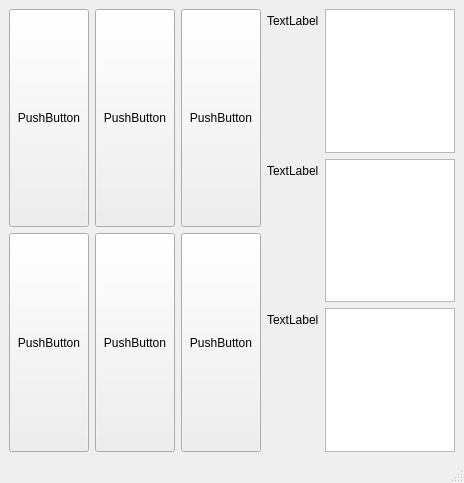
<?xml version="1.0" encoding="UTF-8"?>
<ui version="4.0">
 <class>MainWindow</class>
 <widget class="QMainWindow" name="MainWindow">
  <property name="geometry">
   <rect>
    <x>0</x>
    <y>0</y>
    <width>464</width>
    <height>483</height>
   </rect>
  </property>
  <property name="sizePolicy">
   <sizepolicy hsizetype="Preferred" vsizetype="Preferred">
    <horstretch>0</horstretch>
    <verstretch>0</verstretch>
   </sizepolicy>
  </property>
  <property name="windowTitle">
   <string>MainWindow</string>
  </property>
  <widget class="QWidget" name="centralwidget">
   <layout class="QGridLayout" name="gridLayout_2">
    <item row="1" column="1">
     <widget class="QPushButton" name="pushButton_4">
      <property name="sizePolicy">
       <sizepolicy hsizetype="Minimum" vsizetype="Preferred">
        <horstretch>0</horstretch>
        <verstretch>0</verstretch>
       </sizepolicy>
      </property>
      <property name="text">
       <string>PushButton</string>
      </property>
     </widget>
    </item>
    <item row="1" column="2">
     <widget class="QPushButton" name="pushButton_6">
      <property name="sizePolicy">
       <sizepolicy hsizetype="Minimum" vsizetype="Preferred">
        <horstretch>0</horstretch>
        <verstretch>0</verstretch>
       </sizepolicy>
      </property>
      <property name="text">
       <string>PushButton</string>
      </property>
     </widget>
    </item>
    <item row="0" column="1">
     <widget class="QPushButton" name="pushButton_3">
      <property name="sizePolicy">
       <sizepolicy hsizetype="Minimum" vsizetype="Preferred">
        <horstretch>0</horstretch>
        <verstretch>0</verstretch>
       </sizepolicy>
      </property>
      <property name="text">
       <string>PushButton</string>
      </property>
     </widget>
    </item>
    <item row="0" column="0">
     <widget class="QPushButton" name="pushButton">
      <property name="sizePolicy">
       <sizepolicy hsizetype="Minimum" vsizetype="Preferred">
        <horstretch>0</horstretch>
        <verstretch>0</verstretch>
       </sizepolicy>
      </property>
      <property name="text">
       <string>PushButton</string>
      </property>
     </widget>
    </item>
    <item row="1" column="0">
     <widget class="QPushButton" name="pushButton_2">
      <property name="sizePolicy">
       <sizepolicy hsizetype="Minimum" vsizetype="Preferred">
        <horstretch>0</horstretch>
        <verstretch>0</verstretch>
       </sizepolicy>
      </property>
      <property name="text">
       <string>PushButton</string>
      </property>
     </widget>
    </item>
    <item row="0" column="2">
     <widget class="QPushButton" name="pushButton_5">
      <property name="sizePolicy">
       <sizepolicy hsizetype="Minimum" vsizetype="Preferred">
        <horstretch>0</horstretch>
        <verstretch>0</verstretch>
       </sizepolicy>
      </property>
      <property name="text">
       <string>PushButton</string>
      </property>
     </widget>
    </item>
    <item row="0" column="3" rowspan="2">
     <layout class="QFormLayout" name="formLayout">
      <item row="0" column="0">
       <widget class="QLabel" name="label">
        <property name="text">
         <string>TextLabel</string>
        </property>
       </widget>
      </item>
      <item row="0" column="1">
       <widget class="QTextEdit" name="textEdit"/>
      </item>
      <item row="1" column="0">
       <widget class="QLabel" name="label_2">
        <property name="text">
         <string>TextLabel</string>
        </property>
       </widget>
      </item>
      <item row="1" column="1">
       <widget class="QTextEdit" name="textEdit_2"/>
      </item>
      <item row="2" column="0">
       <widget class="QLabel" name="label_3">
        <property name="text">
         <string>TextLabel</string>
        </property>
       </widget>
      </item>
      <item row="2" column="1">
       <widget class="QTextEdit" name="textEdit_3"/>
      </item>
     </layout>
    </item>
   </layout>
  </widget>
  <widget class="QMenuBar" name="menubar">
   <property name="geometry">
    <rect>
     <x>0</x>
     <y>0</y>
     <width>464</width>
     <height>21</height>
    </rect>
   </property>
  </widget>
  <widget class="QStatusBar" name="statusbar"/>
 </widget>
 <resources/>
 <connections/>
</ui>
